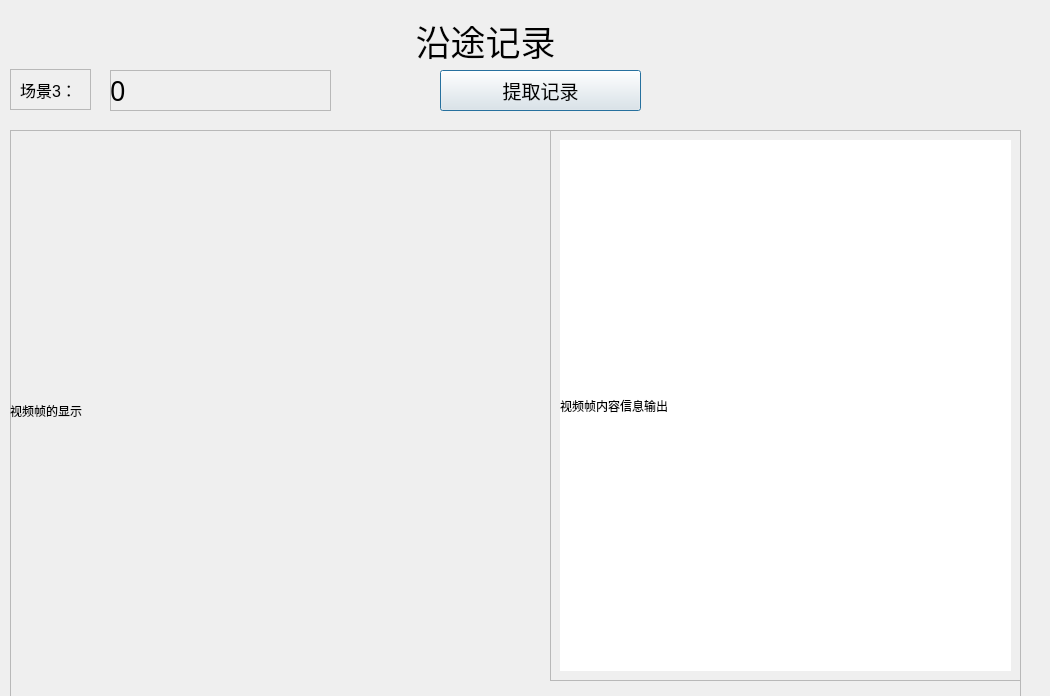
<?xml version="1.0" encoding="UTF-8"?>
<ui version="4.0">
 <class>Dialog</class>
 <widget class="QDialog" name="Dialog">
  <property name="geometry">
   <rect>
    <x>0</x>
    <y>0</y>
    <width>1050</width>
    <height>696</height>
   </rect>
  </property>
  <property name="windowTitle">
   <string>Dialog</string>
  </property>
  <widget class="QFrame" name="frame">
   <property name="geometry">
    <rect>
     <x>10</x>
     <y>130</y>
     <width>1011</width>
     <height>571</height>
    </rect>
   </property>
   <property name="frameShape">
    <enum>QFrame::StyledPanel</enum>
   </property>
   <property name="frameShadow">
    <enum>QFrame::Raised</enum>
   </property>
   <widget class="QLabel" name="video3">
    <property name="geometry">
     <rect>
      <x>0</x>
      <y>0</y>
      <width>491</width>
      <height>561</height>
     </rect>
    </property>
    <property name="text">
     <string>视频帧的显示</string>
    </property>
   </widget>
   <widget class="QScrollArea" name="scrollArea">
    <property name="geometry">
     <rect>
      <x>540</x>
      <y>0</y>
      <width>471</width>
      <height>551</height>
     </rect>
    </property>
    <property name="widgetResizable">
     <bool>true</bool>
    </property>
    <widget class="QWidget" name="scrollAreaWidgetContents">
     <property name="geometry">
      <rect>
       <x>0</x>
       <y>0</y>
       <width>469</width>
       <height>549</height>
      </rect>
     </property>
     <layout class="QVBoxLayout" name="verticalLayout">
      <item>
       <widget class="QLabel" name="introduction">
        <property name="styleSheet">
         <string notr="true">background-color: rgb(255, 255, 255)</string>
        </property>
        <property name="text">
         <string>视频帧内容信息输出</string>
        </property>
        <property name="wordWrap">
         <bool>true</bool>
        </property>
       </widget>
      </item>
     </layout>
    </widget>
   </widget>
  </widget>
  <widget class="QFrame" name="frame_2">
   <property name="geometry">
    <rect>
     <x>10</x>
     <y>69</y>
     <width>81</width>
     <height>41</height>
    </rect>
   </property>
   <property name="frameShape">
    <enum>QFrame::StyledPanel</enum>
   </property>
   <property name="frameShadow">
    <enum>QFrame::Raised</enum>
   </property>
   <widget class="QLabel" name="label3">
    <property name="geometry">
     <rect>
      <x>10</x>
      <y>0</y>
      <width>141</width>
      <height>41</height>
     </rect>
    </property>
    <property name="font">
     <font>
      <pointsize>12</pointsize>
     </font>
    </property>
    <property name="text">
     <string>场景3：</string>
    </property>
   </widget>
  </widget>
  <widget class="QFrame" name="frame_3">
   <property name="geometry">
    <rect>
     <x>110</x>
     <y>70</y>
     <width>221</width>
     <height>41</height>
    </rect>
   </property>
   <property name="frameShape">
    <enum>QFrame::StyledPanel</enum>
   </property>
   <property name="frameShadow">
    <enum>QFrame::Raised</enum>
   </property>
   <widget class="QLabel" name="general_num">
    <property name="geometry">
     <rect>
      <x>0</x>
      <y>0</y>
      <width>141</width>
      <height>41</height>
     </rect>
    </property>
    <property name="font">
     <font>
      <family>Adobe Arabic</family>
      <pointsize>20</pointsize>
     </font>
    </property>
    <property name="text">
     <string>0</string>
    </property>
   </widget>
  </widget>
  <widget class="QLabel" name="title">
   <property name="geometry">
    <rect>
     <x>170</x>
     <y>20</y>
     <width>631</width>
     <height>41</height>
    </rect>
   </property>
   <property name="font">
    <font>
     <pointsize>26</pointsize>
    </font>
   </property>
   <property name="text">
    <string>沿途记录</string>
   </property>
   <property name="alignment">
    <set>Qt::AlignCenter</set>
   </property>
  </widget>
  <widget class="QPushButton" name="pushButton">
   <property name="geometry">
    <rect>
     <x>440</x>
     <y>70</y>
     <width>201</width>
     <height>41</height>
    </rect>
   </property>
   <property name="font">
    <font>
     <family>Adobe Arabic</family>
     <pointsize>14</pointsize>
    </font>
   </property>
   <property name="text">
    <string>提取记录</string>
   </property>
  </widget>
 </widget>
 <resources/>
 <connections>
  <connection>
   <sender>pushButton</sender>
   <signal>clicked()</signal>
   <receiver>Dialog</receiver>
   <slot>classifyPushButton()</slot>
   <hints>
    <hint type="sourcelabel">
     <x>256</x>
     <y>87</y>
    </hint>
    <hint type="destinationlabel">
     <x>469</x>
     <y>90</y>
    </hint>
   </hints>
  </connection>
 </connections>
 <slots>
  <slot>classifyPushButton()</slot>
 </slots>
</ui>
